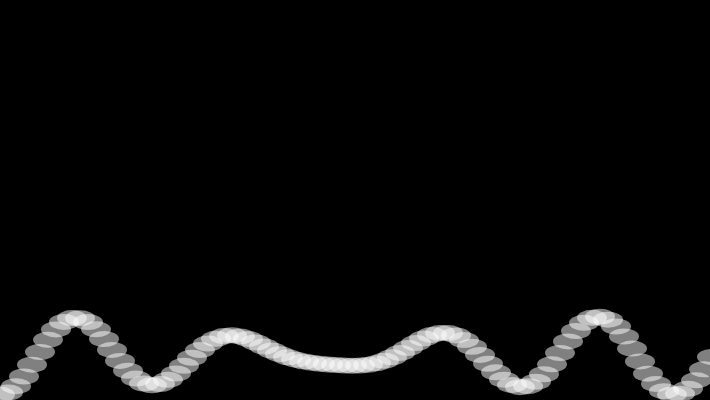
Frame 1 (no input)
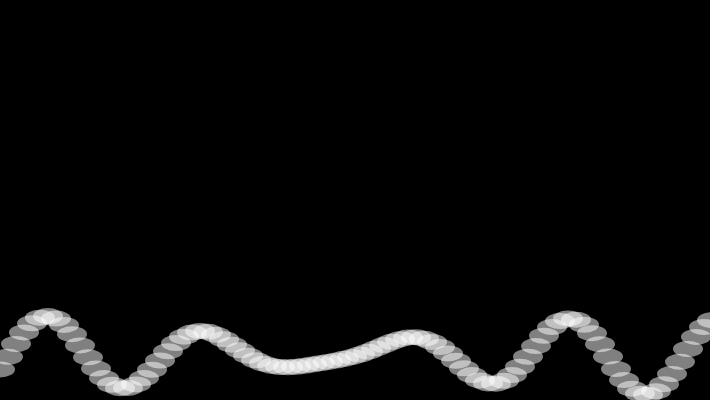
Frame 60 (no input)
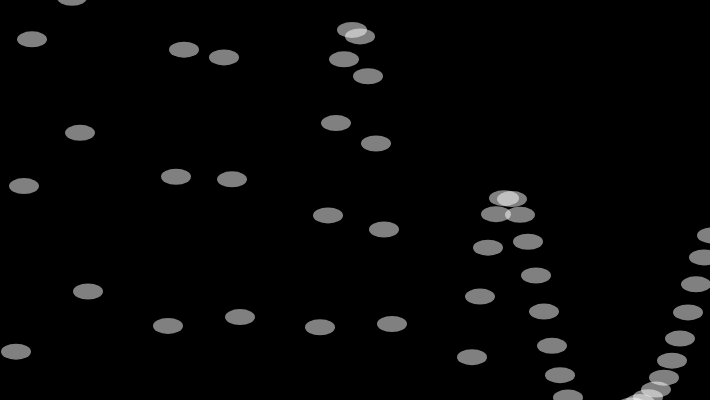
Frame 120 (the mouse pressed at the canvas centre since frame 60)

The p5.js sketch that drew these frames (run headless with seeded random() and noise() and a simulated clock; from frame 60 on, the mouse is pressed at the canvas centre):

// p5.js sketch
// ── sketch.js
var xspacing = 8;   // Distance between each horizontal location
var w;              // Width of entire wave
var maxwaves = 4;   // total # of waves to add together

var theta = 0.0;
var amplitude = new Array(maxwaves);   // Height of wave
// Value for incrementing X, to be calculated
// as a function of period and xspacing
var dx = new Array(maxwaves);
// Using an array to store height values
// for the wave (not entirely necessary)
var yvalues;

function setup() {
  createCanvas(710, 400);
  frameRate(30);
  colorMode(RGB, 255, 255, 255, 100);
  w = width + 16;

  for (var i = 0; i < maxwaves; i++) {
    amplitude[i] = random(10,30);
    var period = random(100,300); // Num pixels before wave repeats
    dx[i] = (TWO_PI / period) * xspacing;
  }

  yvalues = new Array(floor(w/xspacing));
}

function draw() {
  background(0);
  calcWave();
  renderWave();
}

function calcWave() {
  // Increment theta (try different values
  // for 'angular velocity' here
  theta += 0.02;

  // Set all height values to zero
  for (var i = 0; i < yvalues.length; i++) {
    yvalues[i] = 0;
  }

  // Accumulate wave height values
  for (var j = 0; j < maxwaves; j++) {
    var x = theta;
    for (var i = 0; i < yvalues.length; i++) {
      // Every other wave is cosine instead of sine
      if (j % 2 == 0)  yvalues[i] += sin(x)*amplitude[j]*mouseY*0.05;
      else yvalues[i] += cos(x)*amplitude[j];
      x+=dx[j];
    }
  }
}

function renderWave() {
  // A simple way to draw the wave with an ellipse at each location
  noStroke();
  fill(255,50);
  ellipseMode(CENTER);
  for (var x = 0; x < yvalues.length; x++) {
    ellipse(x*xspacing,width/2+yvalues[x],30,16);
  }
}
